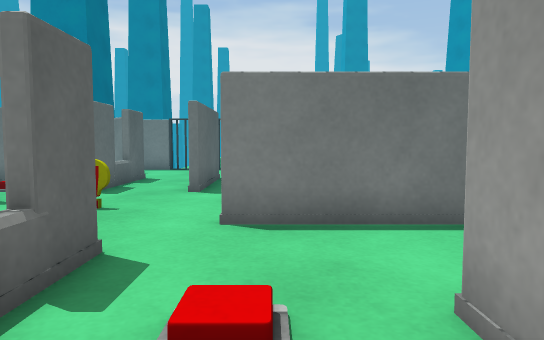
view 1 (above)

20 first-person views from a walk through a Unity game level. The camera is 0.64 m above the floor, tilts 4° down and sees 70° across. The floor is counted in squares, 0.5 m on a side. Each view is taken from the middle of a square. On the plan, view 1 faces up. The plan holds only what a view shows up to about 15 squares ahead; the rest is blank. The place goes on beyond the plan. The player is left out. Surface patterns are stand-ins for the level's own textures.

view 2
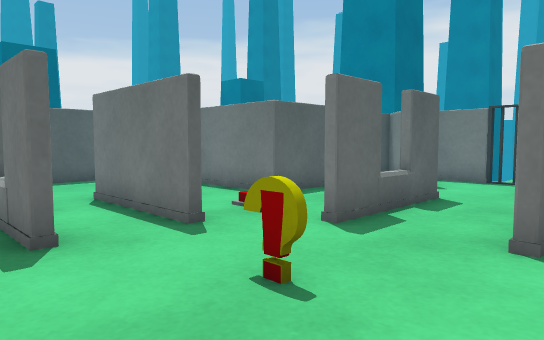

view 3
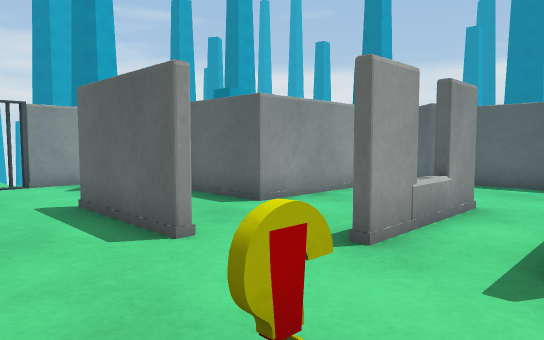

view 4
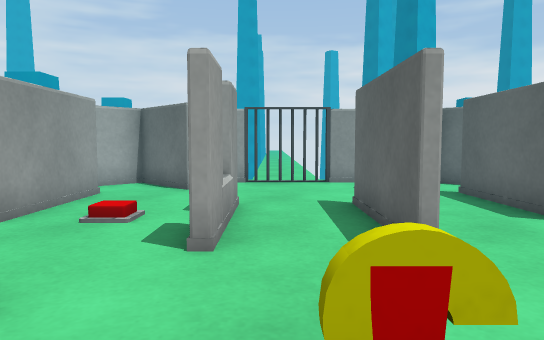

view 5
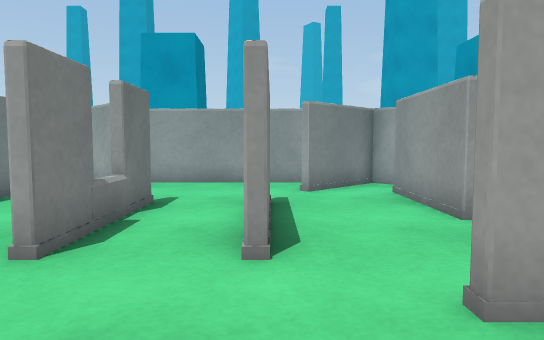

view 6
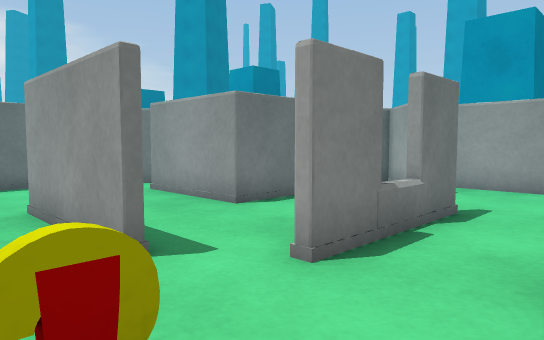

view 7
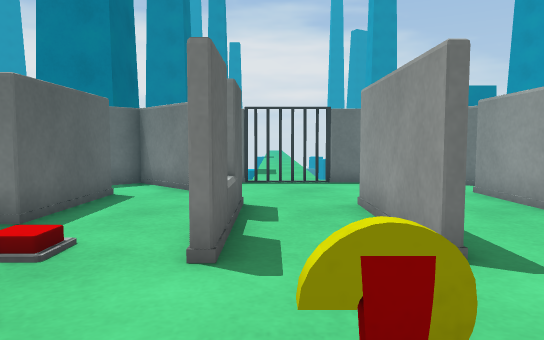

view 8
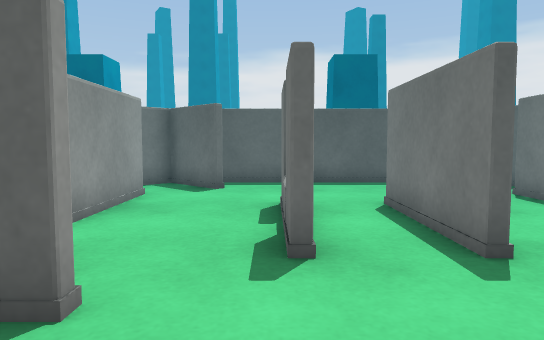

view 9
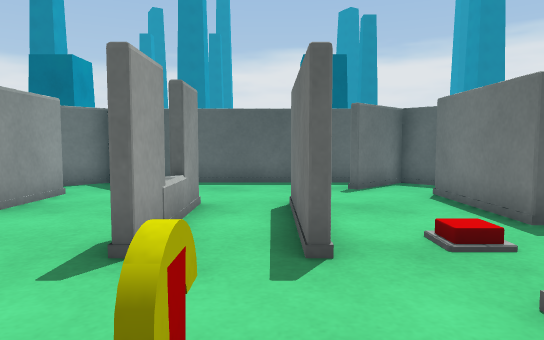

view 10
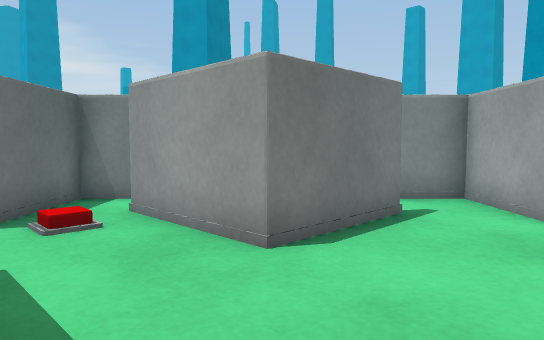

view 11
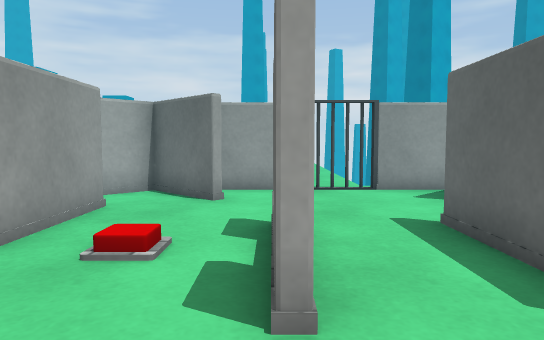

view 12
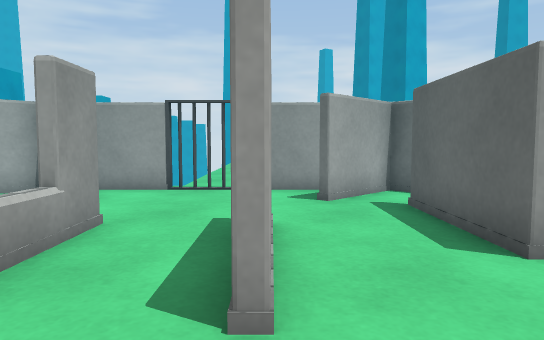

view 13
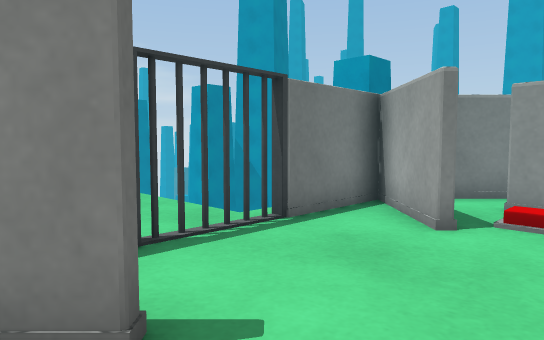

view 14
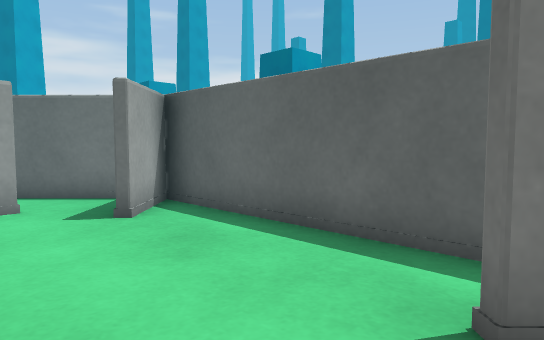

view 15
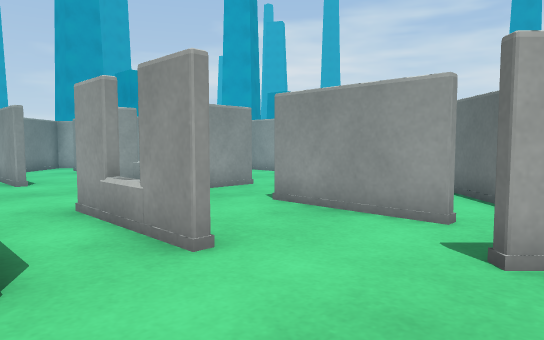

view 16
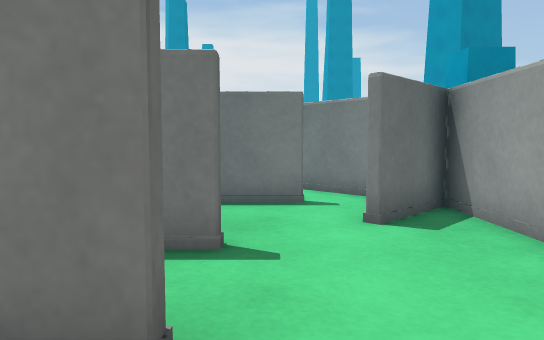

view 17
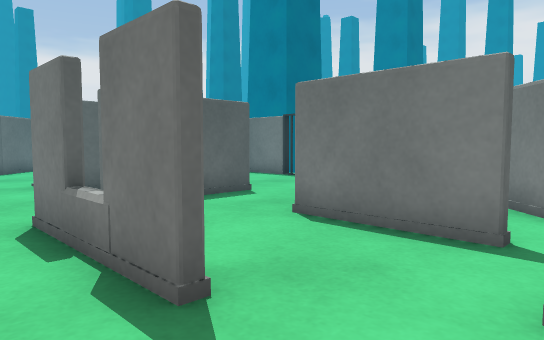

view 18
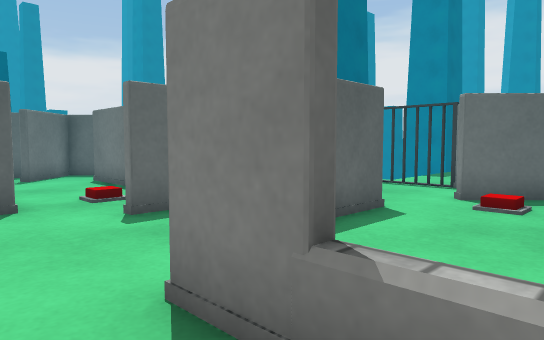

view 19
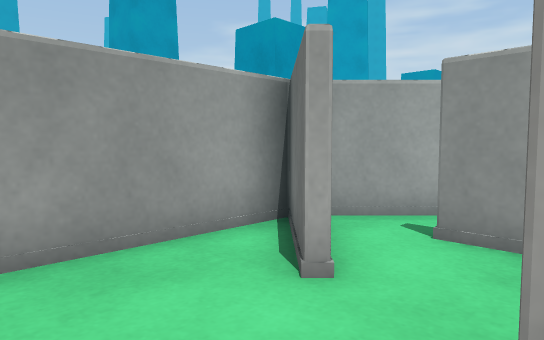

view 20
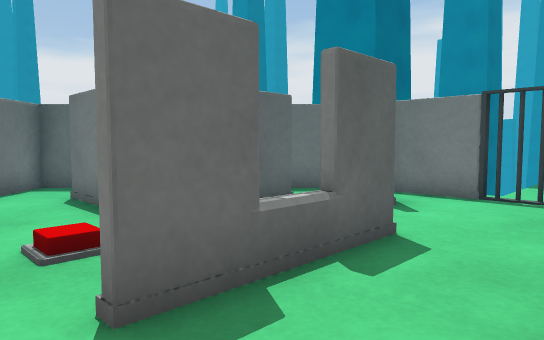

### Floor plan
Points are (right, up) in squares from view 1. A wall is a line through its corners. A room is listed if a view was taken in it or the views show most of it. See-through windows are left out.
Room 1 (views 1, 2, 3, 4, 5, 6, 7, 8, 9, 10, 11, 12, 13, 14, 15, 16, 17, 18, 19, 20)
walls: (-0.9, 6.5) (1.4, 6.5); (-2.3, 10.1) (-2.3, 14.1); (-5.1, 4.5) (-4.6, 4.5) (-4.6, 0.9); (-6.2, 6) (-8.8, 6); (-6.2, 8.4) (-10.1, 8.4); (-8.9, 6) (-9.8, 6); (-2.3, 0.9) (-2.3, 4.5) (-2, 4.5) (-2, 1.3); (-5, 0.9) (-5, 2.5); (3.4, 6) (-0.9, 6); (3.4, 9) (3.4, 8.6) (-0.9, 8.6); (1.4, 12.2) (1.4, 16.1); (-2, 14.1) (-2, 10.1); (-10.2, 6.5) (-6.2, 6.5); (-4.6, 14.1) (-4.6, 10); (5.3, 5.2) (7.5, 3) (7.5, 11.9) (5.7, 10); (-0.7, -1.5) (1.2, -3.5) (2.2, -2.4); (1.4, -0.9) (1.4, 2.8) (5.1, 2.8); (4.8, 12.3) (1.1, 12.3); (-1.3, 16.3) (0.9, 18.5) (-2.2, 18.5); (6.1, 4.1) (5.1, 5.1); (-6, 16.2) (-6.9, 17.1); (-11.8, 2.8) (-7.8, 2.8) (-7.8, -1); (-7.8, 15.8) (-7.8, 12.1) (-11.8, 12.1); (-0.1, 17.1) (-1.1, 16.1); (-2.6, -3.7) (-2.1, -3.6) (-0.3, -3.6); (-3.7, -3.8) (-2.9, -3.5); (-6.8, -3.6) (-4.9, -3.6) (-4.4, -3.7); (-8.2, -3.5) (-6.3, -1.6); (-3.3, 18.8) (-3.8, 18.6); (-4.1, 18.8) (-4.8, 18.5) (-7, 18.5); (-14.5, 10.6) (-14.5, 3) (-13, 4.6)
low walls: (-3.1, 7.5) (-4, 7.5); (-4, 7.6) (-3.1, 7.6)
ways out: gap at (-8, -1); gap at (-5, 19); gap at (-4.5, -4); gap at (-2.5, 19); gap at (-2, -4)
Room 2 (no view inside)
walls: (5.7, 1.1) (7.4, 2.8) (6.1, 4.1)
Room 3 (no view inside)
walls: (-12.8, 4.4) (-14.4, 2.8)
ways out: opening at (-12, 3)
Room 4 (no view inside)
walls: (5.6, 10.3) (7.4, 12.1) (1.2, 18.4)
Room 5 (no view inside)
walls: (1.2, 18.4) (-0.1, 17.1)
Room 6 (no view inside)
walls: (-6.9, 17.1) (-8.2, 18.4) (-9.4, 17.1)

Positions as (right, up) in squares from view 1, and headings:
1: (0, 0), facing up
2: (-1, 5), facing up-left
3: (-2, 9), facing down-left
4: (-3, 9), facing down
5: (-5, 6), facing right
6: (-4, 6), facing up-right
7: (-4, 6), facing up
8: (-2, 6), facing left
9: (-2, 8), facing left
10: (-2, 9), facing up-right
11: (-2, 7), facing down
12: (-5, 7), facing down
13: (-7, 14), facing up-right
14: (-10, 11), facing down-left
15: (-14, 9), facing down-right
16: (4, 4), facing up
17: (6, 7), facing up-left
18: (2, 7), facing up-left
19: (3, 8), facing down-right
20: (-2, 9), facing up-left
